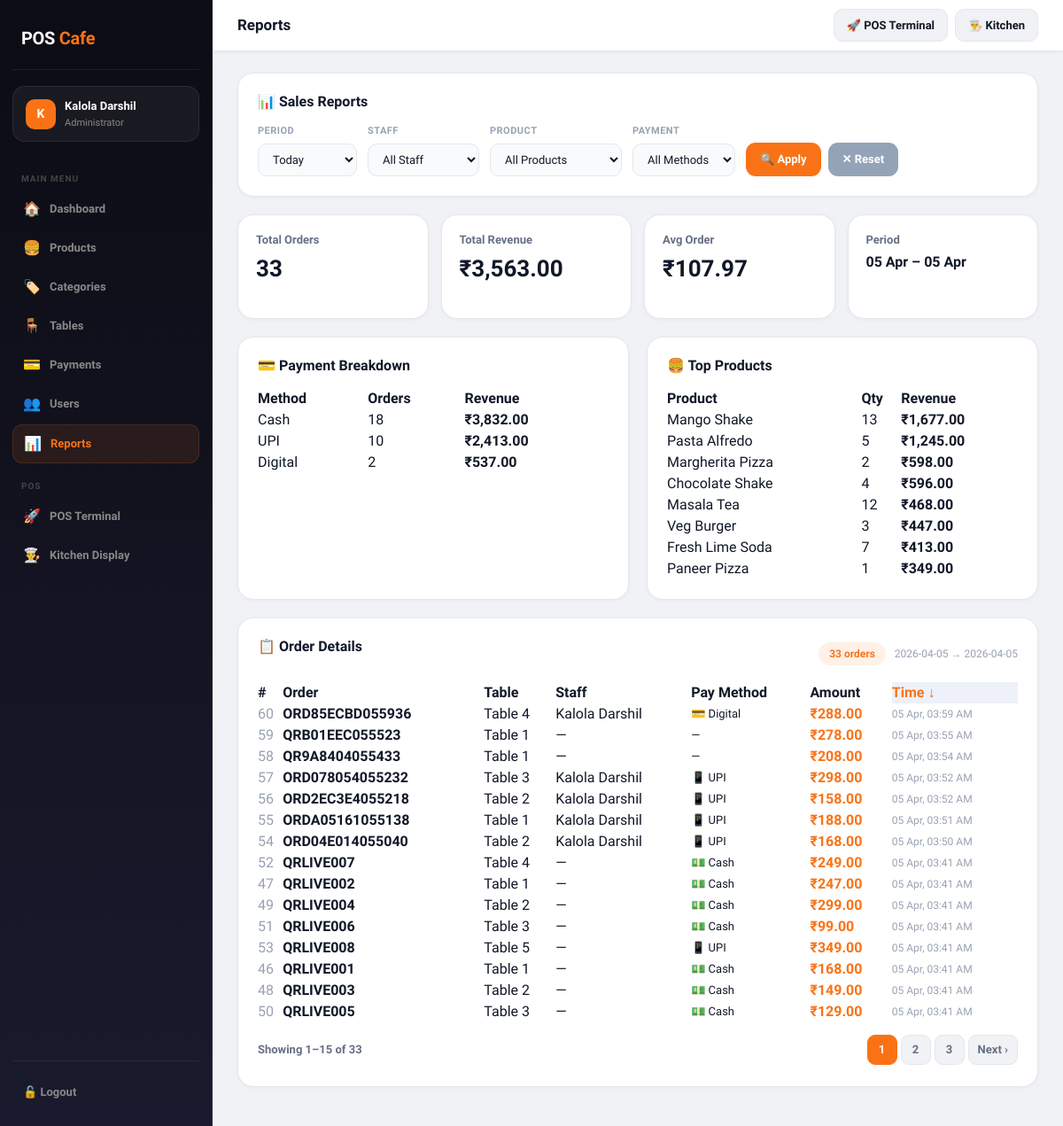
The page /admin/reports.php (signed in) on the database its author committed.
### tables this page shows
CREATE TABLE `orders` (
  `id` int(11) NOT NULL,
  `order_number` varchar(50) NOT NULL,
  `table_id` int(11) NOT NULL,
  `user_id` int(11) DEFAULT NULL,
  `total_amount` decimal(10,2) NOT NULL,
  `status` enum('pending','to_cook','preparing','completed','paid') DEFAULT 'pending',
  `created_at` timestamp NOT NULL DEFAULT current_timestamp(),
  `order_source` enum('staff','customer') DEFAULT 'staff'
);

CREATE TABLE `restaurant_tables` (
  `id` int(11) NOT NULL,
  `table_number` varchar(20) NOT NULL,
  `seats` int(11) NOT NULL,
  `status` enum('free','occupied') DEFAULT 'free',
  `active` enum('yes','no') DEFAULT 'yes',
  `created_at` timestamp NOT NULL DEFAULT current_timestamp(),
  `occupied_at` datetime DEFAULT NULL
);

CREATE TABLE `users` (
  `id` int(11) NOT NULL,
  `name` varchar(100) NOT NULL,
  `email` varchar(120) NOT NULL,
  `password` varchar(255) NOT NULL,
  `role` enum('admin','staff') DEFAULT 'admin',
  `created_at` timestamp NOT NULL DEFAULT current_timestamp(),
  `status` enum('active','inactive') DEFAULT 'active'
);

### admin/reports.php (the view, shortened to what this page needs)
<?php
include("../config/db.php");
include("layout/header.php");
$period   = in_array($_GET['period'] ?? '', ['today','week','month','custom']) ? $_GET['period'] : 'today';
$today = date('Y-m-d');
switch ($period) {
    default: $from = $today; $to = $today;
}
$allowed_r = ['o.id','o.order_number','rt.table_number','u.name','o.total_amount','o.created_at'];
$sort = safe_sort_col($_GET['sort'] ?? 'o.created_at', $allowed_r, 'o.created_at');
$dir  = safe_dir($_GET['dir'] ?? 'DESC');
$date_where = "DATE(o.created_at) BETWEEN '$from' AND '$to'";
$base_where = "o.status='paid' AND $date_where";
$prod_join  = '';
$prod_where = '';
$meth_join  = '';
$meth_where = '';
$full_where = "$base_where $prod_where $meth_where";
$stats = mysqli_fetch_assoc(mysqli_query($conn,
    "SELECT COUNT(DISTINCT o.id) as cnt, COALESCE(SUM(DISTINCT o.total_amount),0) as total
     FROM orders o $prod_join $meth_join WHERE $full_where"));
$total_orders = (int)mysqli_fetch_row(mysqli_query($conn,
    "SELECT COUNT(DISTINCT o.id) FROM orders o $prod_join $meth_join
     LEFT JOIN users u ON o.user_id=u.id
     LEFT JOIN restaurant_tables rt ON o.table_id=rt.id
     WHERE $full_where"))[0];
$page   = max(1, safe_int($_GET['page'] ?? 1));
$offset = ($page - 1) * PER_PAGE_R;
$orders_q = mysqli_query($conn,
    "SELECT DISTINCT o.*, u.name as staff_name, rt.table_number,
            (SELECT payment_method FROM payments WHERE order_id=o.id LIMIT 1) as pay_method
     FROM orders o
     LEFT JOIN users u ON o.user_id=u.id
     LEFT JOIN restaurant_tables rt ON o.table_id=rt.id
     $prod_join $meth_join
     WHERE $full_where
     ORDER BY $sort $dir
     LIMIT " . PER_PAGE_R . " OFFSET $offset");
$pay_breakdown = mysqli_query($conn,
    "SELECT p.payment_method, COUNT(*) as cnt, SUM(p.amount) as total
     FROM payments p JOIN orders o ON p.order_id=o.id WHERE $base_where
     GROUP BY p.payment_method ORDER BY total DESC");
$top_products = mysqli_query($conn,
    "SELECT oi.product_name, SUM(oi.quantity) as qty, SUM(oi.subtotal) as revenue
     FROM order_items oi JOIN orders o ON oi.order_id=o.id WHERE $base_where
     GROUP BY oi.product_name ORDER BY revenue DESC LIMIT 8");
?>
<div class="panel">
    <h3>📊 Sales Reports</h3>
    <form method="GET" style="display:flex;gap:12px;flex-wrap:wrap;align-items:flex-end;">
        <div>
            <label style="font-size:11px;font-weight:700;color:var(--text3);display:block;margin-bottom:5px;text-transform:uppercase;letter-spacing:.5px;">Period</label>
            <select name="period" onchange="this.form.submit()" style="padding:9px 12px;border:1px solid var(--border);border-radius:10px;font-family:inherit;font-size:13px;">
                <option value="today"  <?php if($period==='today')  echo 'selected'; ?>>Today</option>
            </select>
        </div>
        <div>
            <label style="font-size:11px;font-weight:700;color:var(--text3);display:block;margin-bottom:5px;text-transform:uppercase;letter-spacing:.5px;">Staff</label>
            <select name="resp_id" onchange="this.form.submit()" style="padding:9px 12px;border:1px solid var(--border);border-radius:10px;font-family:inherit;font-size:13px;">
                <option value="0">All Staff</option>
            </select>
        </div>
        <div>
            <label style="font-size:11px;font-weight:700;color:var(--text3);display:block;margin-bottom:5px;text-transform:uppercase;letter-spacing:.5px;">Product</label>
            <select name="prod_id" onchange="this.form.submit()" style="padding:9px 12px;border:1px solid var(--border);border-radius:10px;font-family:inherit;font-size:13px;">
                <option value="0">All Products</option>
            </select>
        </div>
        <div>
            <label style="font-size:11px;font-weight:700;color:var(--text3);display:block;margin-bottom:5px;text-transform:uppercase;letter-spacing:.5px;">Payment</label>
            <select name="meth_f" onchange="this.form.submit()" style="padding:9px 12px;border:1px solid var(--border);border-radius:10px;font-family:inherit;font-size:13px;">
                <option value="">All Methods</option>
            </select>
        </div>
        <div style="display:flex;gap:8px;margin-top:20px;">
            <button type="submit" class="btn-primary" style="padding:9px 16px;font-size:13px;">🔍 Apply</button>
            <a href="reports.php" class="btn-primary" style="background:#94a3b8;padding:9px 16px;font-size:13px;text-decoration:none;display:inline-flex;align-items:center;">✕ Reset</a>
        </div>
    </form>
</div>
<?php $avg = $stats['cnt'] > 0 ? $stats['total'] / $stats['cnt'] : 0; ?>
<div class="card-grid" style="margin-bottom:20px;">
    <div class="card"><h3>Total Orders</h3><p><?php echo $stats['cnt']; ?></p></div>
    <div class="card"><h3>Total Revenue</h3><p>₹<?php echo number_format($stats['total'],2); ?></p></div>
    <div class="card"><h3>Avg Order</h3><p>₹<?php echo number_format($avg,2); ?></p></div>
    <div class="card"><h3>Period</h3><p style="font-size:16px;"><?php echo date('d M',strtotime($from)); ?> – <?php echo date('d M',strtotime($to)); ?></p></div>
</div>
<div style="display:grid;grid-template-columns:1fr 1fr;gap:20px;margin-bottom:20px;">
    <div class="panel" style="margin:0;">
        <h3>💳 Payment Breakdown</h3>
        <div class="table-wrap">
            <table>
                <thead><tr><th>Method</th><th>Orders</th><th>Revenue</th></tr></thead>
                <tbody>
                <?php $has=false; while($pr=mysqli_fetch_assoc($pay_breakdown)): $has=true; ?>
                <tr>
                    <td><?php echo h($pr['payment_method']); ?></td>
                    <td><?php echo $pr['cnt']; ?></td>
                    <td><strong>₹<?php echo number_format($pr['total'],2); ?></strong></td>
                </tr>
                <?php endwhile; if(!$has): ?>
                <tr><td colspan="3" class="empty-table">No data.</td></tr>
                <?php endif; ?>
                </tbody>
            </table>
        </div>
    </div>
    <div class="panel" style="margin:0;">
        <h3>🍔 Top Products</h3>
        <div class="table-wrap">
            <table>
                <thead><tr><th>Product</th><th>Qty</th><th>Revenue</th></tr></thead>
                <tbody>
                <?php $has=false; while($tp=mysqli_fetch_assoc($top_products)): $has=true; ?>
                <tr>
                    <td><?php echo h($tp['product_name']); ?></td>
                    <td><?php echo $tp['qty']; ?></td>
                    <td><strong>₹<?php echo number_format($tp['revenue'],2); ?></strong></td>
                </tr>
                <?php endwhile; if(!$has): ?>
                <tr><td colspan="3" class="empty-table">No data.</td></tr>
                <?php endif; ?>
                </tbody>
            </table>
        </div>
    </div>
</div>
<div class="panel">
    <div class="table-header">
        <h3>📋 Order Details</h3>
        <div style="display:flex;gap:10px;align-items:center;">
            <span class="table-count"><?php echo $total_orders; ?> orders</span>
            <span style="font-size:12px;color:var(--text3);"><?php echo $from; ?> → <?php echo $to; ?></span>
        </div>
    </div>
    <div class="table-wrap">
        <table>
            <thead>
                <tr>
                    <?php echo sort_th('o.id',           '#',       $sort, $dir); ?>
                    <?php echo sort_th('o.order_number', 'Order',   $sort, $dir); ?>
                    <?php echo sort_th('rt.table_number','Table',   $sort, $dir); ?>
                    <?php echo sort_th('u.name',         'Staff',   $sort, $dir); ?>
                    <th>Pay Method</th>
                    <?php echo sort_th('o.total_amount', 'Amount',  $sort, $dir); ?>
                    <?php echo sort_th('o.created_at',   'Time',    $sort, $dir); ?>
                </tr>
            </thead>
            <tbody>
            <?php $has=false; while($ord=mysqli_fetch_assoc($orders_q)): $has=true;
                $pay_icons = ['Cash'=>'💵','Digital'=>'💳','UPI'=>'📱'];
                $pm = $ord['pay_method'] ?? '—';
            ?>
            <tr>
                <td style="color:var(--text3);"><?php echo $ord['id']; ?></td>
                <td><strong><?php echo h($ord['order_number']); ?></strong></td>
                <td><?php echo h($ord['table_number'] ?? '—'); ?></td>
                <td><?php echo h($ord['staff_name'] ?? '—'); ?></td>
                <td style="font-size:13px;"><?php echo ($pay_icons[$pm] ?? '').' '.h($pm); ?></td>
                <td><strong style="color:var(--primary);">₹<?php echo number_format($ord['total_amount'],2); ?></strong></td>
                <td style="font-size:12px;color:var(--text3);"><?php echo date('d M, h:i A',strtotime($ord['created_at'])); ?></td>
            </tr>
            <?php endwhile; if(!$has): ?>
            <tr><td colspan="7" class="empty-table">No paid orders found for this period.</td></tr>
            <?php endif; ?>
            </tbody>
        </table>
    </div>
    <?php echo pagination_html($total_orders, PER_PAGE_R, $page); ?>
</div>
<?php include("layout/footer.php"); ?>

### admin/layout/header.php (style rules this page uses)
*,*::before,*::after { margin:0;padding:0;box-sizing:border-box; }
:root { --primary:#F97316;--primary-dark:#EA6C0A;--primary-dim:rgba(249,115,22,0.1); --sidebar:#0C0C14;--sidebar-border:rgba(255,255,255,0.07); --bg:#F0F2F5;--surface:#FFF;--border:#E4E7EC; --text:#101828;--text2:#667085;--text3:#98A2B3; --success:#12B76A;--danger:#EF4444;--warning:#F59E0B; }
body { font-family:'Plus Jakarta Sans',sans-serif;background:var(--bg);color:var(--text); }
.card { background:var(--surface);border:1px solid var(--border);border-radius:18px;padding:20px;box-shadow:0 1px 4px rgba(0,0,0,0.04); }
.card h3 { font-size:13px;color:var(--text2);font-weight:600;margin-bottom:6px; }
.card p { font-size:26px;font-weight:800;color:var(--text); }
.card-grid { display:grid;grid-template-columns:repeat(auto-fit,minmax(160px,1fr));gap:14px;margin-bottom:20px; }
.panel { background:var(--surface);border:1px solid var(--border);border-radius:18px;padding:22px;margin-bottom:20px;box-shadow:0 1px 4px rgba(0,0,0,0.04); }
.panel h3 { font-size:16px;font-weight:800;margin-bottom:16px; }
.form-grid input,.form-grid select,.form-grid textarea,textarea,input[type=text],input[type=number],input[type=email],select { width:100%;padding:10px 14px;background:#F8FAFC;border:1px solid var(--border);border-radius:10px; font-family:'Plus Jakarta Sans',sans-serif;font-size:14px;color:var(--text);transition:0.15s; }
.btn-primary { background:var(--primary);color:white;border:none;border-radius:11px;padding:10px 18px;font-family:'Plus Jakarta Sans',sans-serif;font-size:14px;font-weight:700;cursor:pointer;transition:0.15s; }
.table-wrap { overflow-x:auto; }
.table-wrap table { width:100%;border-collapse:collapse; }
.btn-primary { background-color: var(--primary); border-color: var(--primary); }
.table-wrap tr:last-child td { border-bottom:none; }
.table-header { display:flex;align-items:center;justify-content:space-between;margin-bottom:14px;flex-wrap:wrap;gap:10px; }
.table-count { font-size:12px;font-weight:700;background:var(--primary-dim);color:var(--primary);padding:4px 12px;border-radius:999px; }

### rows shown on the page
orders: id "60", order_number "ORD85ECBD055936", restaurant_tables.table_number "Table 4", user.name "Kalola Darshil", pm "💳", pm "Digital", total_amount "288.00", created_at "05 Apr, 03:59 AM"
orders: id "59", order_number "QRB01EEC055523", restaurant_tables.table_number "Table 1", staff_name "—", pm "—", total_amount "278.00", created_at "05 Apr, 03:55 AM"
orders: id "58", order_number "QR9A8404055433", restaurant_tables.table_number "Table 1", staff_name "—", pm "—", total_amount "208.00", created_at "05 Apr, 03:54 AM"
orders: id "57", order_number "ORD078054055232", restaurant_tables.table_number "Table 3", user.name "Kalola Darshil", pm "📱", pm "UPI", total_amount "298.00", created_at "05 Apr, 03:52 AM"
orders: id "56", order_number "ORD2EC3E4055218", restaurant_tables.table_number "Table 2", user.name "Kalola Darshil", pm "📱", pm "UPI", total_amount "158.00", created_at "05 Apr, 03:52 AM"
orders: id "55", order_number "ORDA05161055138", restaurant_tables.table_number "Table 1", user.name "Kalola Darshil", pm "📱", pm "UPI", total_amount "188.00", created_at "05 Apr, 03:51 AM"
orders: id "54", order_number "ORD04E014055040", restaurant_tables.table_number "Table 2", user.name "Kalola Darshil", pm "📱", pm "UPI", total_amount "168.00", created_at "05 Apr, 03:50 AM"
orders: id "52", order_number "QRLIVE007", restaurant_tables.table_number "Table 4", staff_name "—", pm "💵", pm "Cash", total_amount "249.00", created_at "05 Apr, 03:41 AM"
orders: id "47", order_number "QRLIVE002", restaurant_tables.table_number "Table 1", staff_name "—", pm "💵", pm "Cash", total_amount "247.00", created_at "05 Apr, 03:41 AM"
orders: id "49", order_number "QRLIVE004", restaurant_tables.table_number "Table 2", staff_name "—", pm "💵", pm "Cash", total_amount "299.00", created_at "05 Apr, 03:41 AM"
orders: id "51", order_number "QRLIVE006", restaurant_tables.table_number "Table 3", staff_name "—", pm "💵", pm "Cash", total_amount "99.00", created_at "05 Apr, 03:41 AM"
orders: id "53", order_number "QRLIVE008", restaurant_tables.table_number "Table 5", staff_name "—", pm "📱", pm "UPI", total_amount "349.00", created_at "05 Apr, 03:41 AM"
orders: id "46", order_number "QRLIVE001", restaurant_tables.table_number "Table 1", staff_name "—", pm "💵", pm "Cash", total_amount "168.00", created_at "05 Apr, 03:41 AM"
orders: id "48", order_number "QRLIVE003", restaurant_tables.table_number "Table 2", staff_name "—", pm "💵", pm "Cash", total_amount "149.00", created_at "05 Apr, 03:41 AM"
orders: id "50", order_number "QRLIVE005", restaurant_tables.table_number "Table 3", staff_name "—", pm "💵", pm "Cash", total_amount "129.00", created_at "05 Apr, 03:41 AM"

### other values the page prints
substr($user_name,0,1) "K"
$user_name "Kalola Darshil"
$n['icon'] "🏠"
$n['label'] "Dashboard"
$n['icon'] "🍔"
$n['label'] "Products"
$n['icon'] "🏷️"
$n['label'] "Categories"
$n['icon'] "🪑"
$n['label'] "Tables"
$n['icon'] "💳"
$n['label'] "Payments"
$n['icon'] "👥"
$n['label'] "Users"
$n['icon'] "📊"
